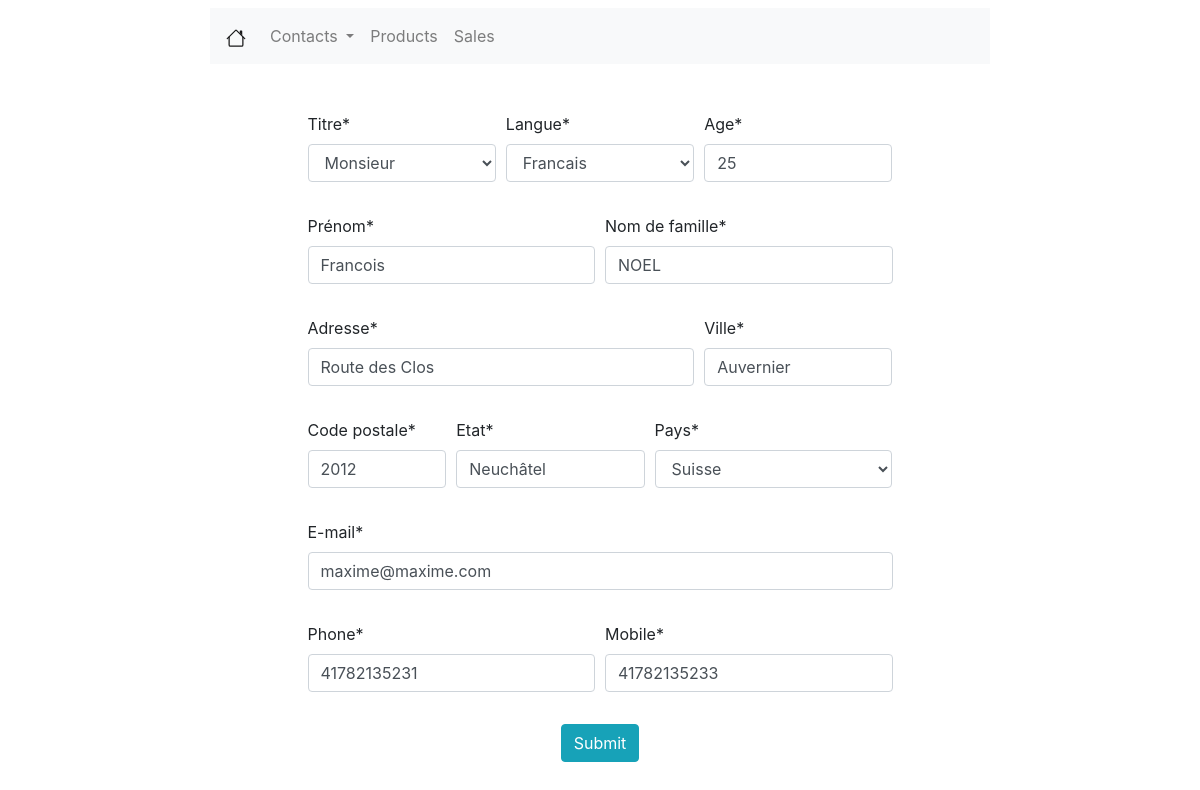
The page /contacts/14/edit/ (signed in) on the database its author committed.
### contacts/models.py (models this page shows, shortened)
class Contact(models.Model):
    COUNTRY_CHOICES = (
        ('US', 'United States'),
        ('FR', 'France'),
        ('CH', 'Suisse'),
        ('RU', 'Russia'),
        ('IT', 'Italy'),
    )
    TITLE_CHOICES = (
        ('M.', 'Monsieur'),
        ('Mme', 'Madame'),
        ('Melle', 'Mademoiselle'),
        ('NA', 'Sans avis'),
    )
    LANG_CHOICES = (
        ('EN', 'Anglais'),
        ('FR', 'Francais'),
        ('CH', 'Suisse'),
        ('RU', 'Russe'),
        ('IT', 'Italien'),
    )
    is_active = models.BooleanField(verbose_name="active", default=True)
    title = models.CharField(verbose_name="titre", max_length=50, null=False, choices=TITLE_CHOICES, default='Mme')
    lang = models.CharField(verbose_name="Langue", max_length=80, null=False, choices=LANG_CHOICES, default='US')
    name = models.CharField(verbose_name='Prénom', max_length=200, null=True)
    lastname = models.CharField(verbose_name='Nom de famille', max_length=200, null=True)
    age = models.IntegerField(verbose_name='Age', null=True)
    street = models.CharField(verbose_name="Adresse", max_length=100, null=True)
    region_zip = models.IntegerField(verbose_name="Code postale", null=True)
    city = models.CharField(verbose_name="Ville", max_length=200, null=True)
    country = models.CharField(verbose_name="Pays", max_length=100, null=False, choices=COUNTRY_CHOICES, default='CH')
    phone = PhoneNumberField(null=True)
    mobile = PhoneNumberField(null=True)
    email = models.EmailField(verbose_name="E-mail", max_length=254, null=True)
    state = models.CharField(verbose_name="Etat", max_length=20, null=True)
    user_id = models.ForeignKey(User, on_delete=models.CASCADE)

### contacts/views.py (the view)
# urls.py: path('<int:pk>/edit/', views.EditView.as_view(), name='edit_contact'),
class EditView(LoginRequiredMixin, generic.UpdateView):
    template_name = 'contacts/contacts_createview.html'
    model = Contact
    form_class = ContactsModelForm

### contacts/forms.py
class ContactsModelForm(forms.ModelForm):
    class Meta:
        model = Contact
        fields = '__all__'
        exclude = ['is_active', 'user_id']

### contacts/templates/contacts/contacts_createview.html (shortened to what this page needs)
{% extends 'viewlist/viewlist.html' %}
{% load crispy_forms_tags %}
{% block viewlist %}
    <form method="post">
        <div class="w-50 mx-auto mt-5">
            <div class="form-row">
                <div class="form-group col-md-4">
                    {{ form.title|as_crispy_field }}
                </div>
                <div class="form-group col-md-4">
                    {{ form.lang|as_crispy_field }}
                </div>
                <div class="form-group col-md-4">
                    {{ form.age|as_crispy_field }}
                </div>
            </div>
            <div class="form-row">
                <div class="form-group col-md-6">
                    {{ form.name|as_crispy_field }}
                </div>
                <div class="form-group col-md-6">
                    {{ form.lastname|as_crispy_field }}
                </div>
            </div>
            <div class="form-row">
                <div class="form-group col-md-8">
                    {{ form.street|as_crispy_field }}
                </div>
                <div class="form-group col-md-4">
                    {{ form.city|as_crispy_field }}
                </div>
            </div>
            <div class="form-row">
                <div class="form-group col-md-3">
                    {{ form.region_zip|as_crispy_field }}
                </div>
                <div class="form-group col-md-4">
                    {{ form.state|as_crispy_field }}
                </div>
                <div class="form-group col-md-5">
                    {{ form.country|as_crispy_field }}
                </div>
            </div>
            <div class="form-row">
                <div class="form-group col-md-12">
                    {{ form.email|as_crispy_field }}
                </div>
            </div>
            <div class="form-row">
                <div class="form-group col-md-6">
                    {{ form.phone|as_crispy_field }}
                </div>
                <div class="form-group col-md-6">
                    {{ form.mobile|as_crispy_field }}
                </div>
            </div>
            <div class="text-center">
                <button type="submit" class="btn btn-info">Submit</button>
            </div>
        </div>
    </form>
{% endblock %}

### rows shown on the page
Contact: title "Monsieur", lang "Francais", age "25", name "Francois", lastname "NOEL", street "Route des Clos", city "Auvernier", region_zip "2012", state "Neuchâtel", country "Suisse", email "maxime@maxime.com", phone "41782135231", mobile "41782135233"
